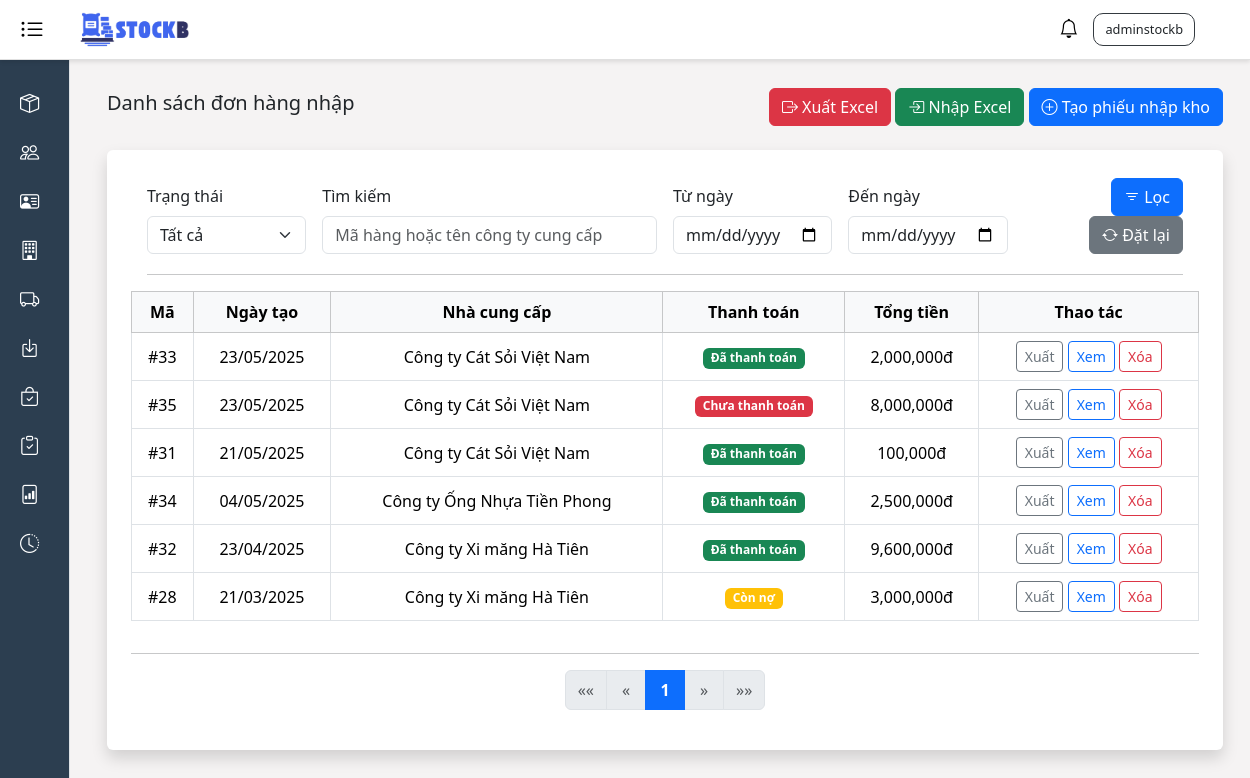
The app's page /stock-in/ (signed in), older data.
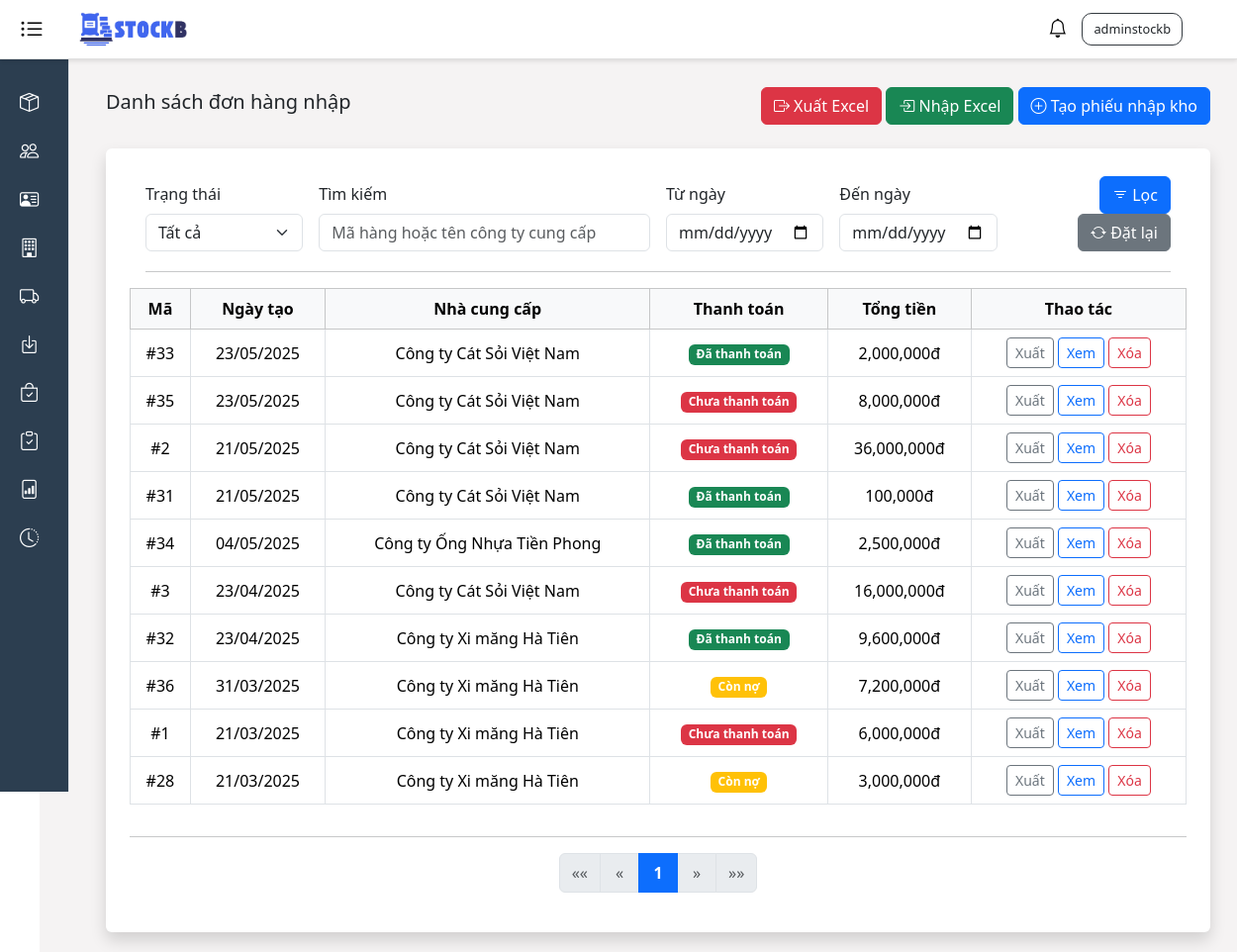
The same page, newer data.
### stockb/models.py (models this page shows, shortened)
class Supplier(models.Model):
    supplier_name = models.CharField(max_length=100)
    tax_code = models.CharField(max_length=50)
    address = models.TextField()
    phone = models.CharField(max_length=20)
    email = models.EmailField()
    notes = models.TextField(blank=True, null=True)
    created_at = models.DateTimeField(auto_now_add=True)
    updated_at = models.DateTimeField(auto_now=True)

class StockIn(models.Model):
    PAYMENT_STATUS_CHOICES = [
        ('UNPAID', 'Chưa thanh toán'),
        ('PAID', 'Đã thanh toán'),
        ('PARTIALLY_PAID', 'Còn nợ'),
    ]
    import_date = models.DateField()
    amount_paid = models.DecimalField(max_digits=20, decimal_places=0, default=0)
    payment_status = models.CharField(
        max_length=20,
        choices=PAYMENT_STATUS_CHOICES,
        default='UNPAID'
    )
    notes = models.TextField(blank=True)
    supplier = models.ForeignKey(Supplier, on_delete=models.CASCADE)
    created_by = models.ForeignKey(
        User,
        on_delete=models.SET_NULL,
        null=True,
        blank=True,
        related_name='stock_in_created'
    )
    updated_by = models.ForeignKey(
        User,
        on_delete=models.SET_NULL,
        null=True,
        blank=True,
        related_name='stock_in_updated'
    )
    created_at = models.DateTimeField(auto_now_add=True)
    updated_at = models.DateTimeField(auto_now=True)
    def total_amount(self):
        total = sum(
            detail.quantity * detail.purchase_price * (1 - detail.discount / 100)
            for detail in self.details.all()
        )
        return total

### stockb/views/stock_in_views.py (the view, shortened to what this page needs)
# urls.py: path('stock-in/', stock_in_views.stock_in, name='stock_in'),
@login_required
def stock_in(request):
    stock_ins = StockIn.objects.all().order_by('-import_date')
    stock_in_list = []
    filter_type = request.GET.get('filter', 'all')
    search_text = request.GET.get('search', '')
    start_date = request.GET.get('start_date', '')
    end_date = request.GET.get('end_date', '')
    if filter_type == 'partially_paid':
        stock_ins = stock_ins.filter(payment_status='PARTIALLY_PAID')
    elif filter_type == 'paid':
        stock_ins = stock_ins.filter(payment_status='PAID')
    elif filter_type == 'unpaid':
        stock_ins = stock_ins.filter(payment_status='UNPAID')
    if search_text:
        search_text_ch = unidecode(search_text).lower()
        stock_ins = stock_ins.filter(
            Q(id__icontains=search_text_ch) |
            Q(supplier__supplier_name__icontains=search_text_ch)
        ).distinct()
    for stock_in in stock_ins:
        stock_in_list.append({
            'id': stock_in.id,
            'import_date': stock_in.import_date,
            'supplier': stock_in.supplier.supplier_name,
            'payment_status': stock_in.payment_status,
            'total_amount': stock_in.total_amount(),
        })
    paginator = Paginator(stock_in_list, 10)
    page_number = request.GET.get('page')
    page_obj = paginator.get_page(page_number)
    context = {
        "title": "Trang nhập kho",
        'filter_type': filter_type,
        "stock_in_list": page_obj,
        "search_text": search_text,
        "start_date": start_date,
        "end_date": end_date,
    }
    return render(request, "stock_in/stock_in_list.html", context)

### stockb/context_processors.py (called while the page is built)
def notifications(request):
    return {
        'notifications': Notification.objects.all()[:50]
    }

### stockb/templates/stock_in/stock_in_list.html (shortened to what the changed rows need)
{% extends 'base.html' %}
{% load humanize %}
{% block content %}
    <div class="container bg-white p-4 rounded shadow">
        <div class="table-responsive">
          <table class="table table-bordered align-middle text-center">
            <thead class="table-light">
              <tr>
                <th scope="col">Mã</th>
                <th scope="col">Ngày tạo</th>
                <th scope="col">Nhà cung cấp</th>
                <th scope="col">Thanh toán</th>
                <th scope="col">Tổng tiền</th>
                <th scope="col">Thao tác</th>
              </tr>
            </thead>
            {% for item in stock_in_list %}
            <tbody>
              <tr>
                <td>#{{item.id}}</td>
                <td>{{item.import_date|date:"d/m/Y"}}</td>
                <td>{{item.supplier}}</td>
                <td>
                  {% if item.payment_status == "PAID" %}
                    <span class="badge bg-success">Đã thanh toán</span>
                  {% elif item.payment_status == "PARTIALLY_PAID" %}
                    <span class="badge bg-warning">Còn nợ</span>
                  {% else %}
                    <span class="badge bg-danger">Chưa thanh toán</span>
                  {% endif %}
                </td>
                <td>{{ item.total_amount|floatformat:0|intcomma }}đ</td>
                <td>
                  <a href="{% url 'export_single_stockin' stockin_id=item.id %}" class="btn btn-sm btn-outline-secondary">Xuất</a>
                  <a href="{% url 'stock_in_update' item.id %}" class="btn btn-sm btn-outline-primary">Xem</a>
                  <form method="POST" action="{% url 'stock_in_delete' pk=item.id %}" style="display:inline;" onsubmit="return confirm('Bạn có chắc chắn muốn xóa đơn nhập này không?');">
                    <button type="submit" class="btn btn-sm btn-outline-danger">Xóa</button>
                  </form>
                </td>
              </tr>
            </tbody>
            {% endfor %}
          </table>
    </div>
  </div>
{% endblock %}

Row changes from the older to the newer data that the page shows:
added StockIn: import_date "21/05/2025"
added StockIn: import_date "23/04/2025"
added StockIn: import_date "31/03/2025"
added StockIn: import_date "21/03/2025"
Text that changed along with them:
new list line: "# 2 Chưa thanh toán 36,000,000 đ Xuất Xem Xóa"
new list line: "Công ty Cát Sỏi Việt Nam"
new list line: "# 3 Chưa thanh toán 16,000,000 đ Xuất Xem Xóa"
new list line: "# 36 Còn nợ 7,200,000 đ Xuất Xem Xóa"
new list line: "Công ty Xi măng Hà Tiên"
new list line: "# 1 Chưa thanh toán 6,000,000 đ Xuất Xem Xóa"
